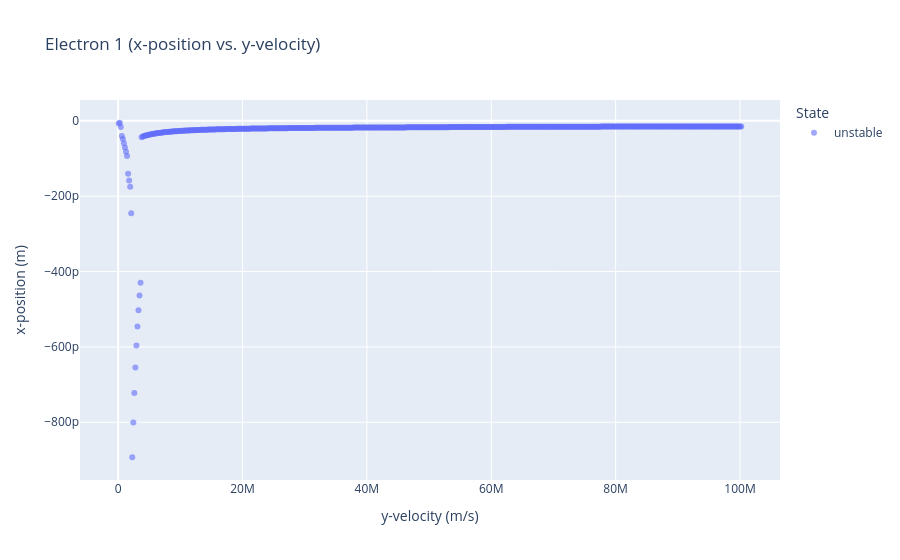
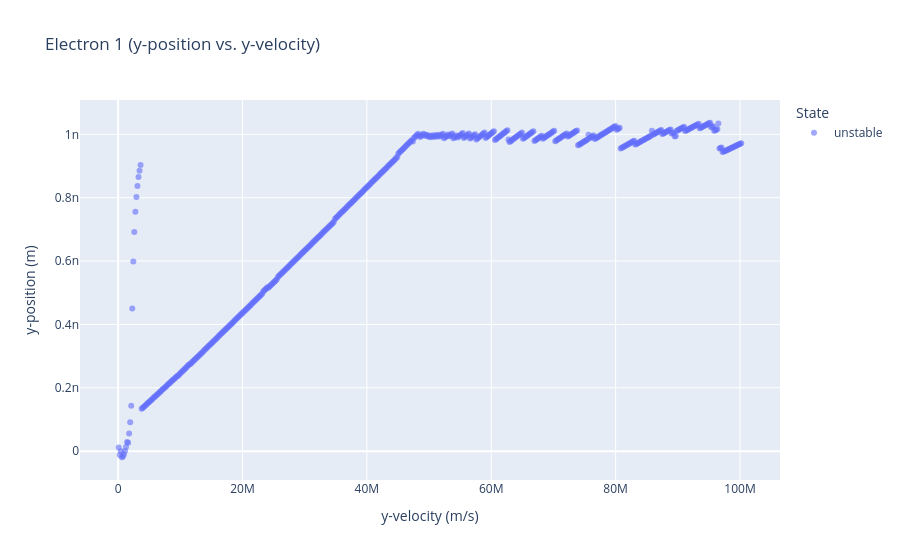
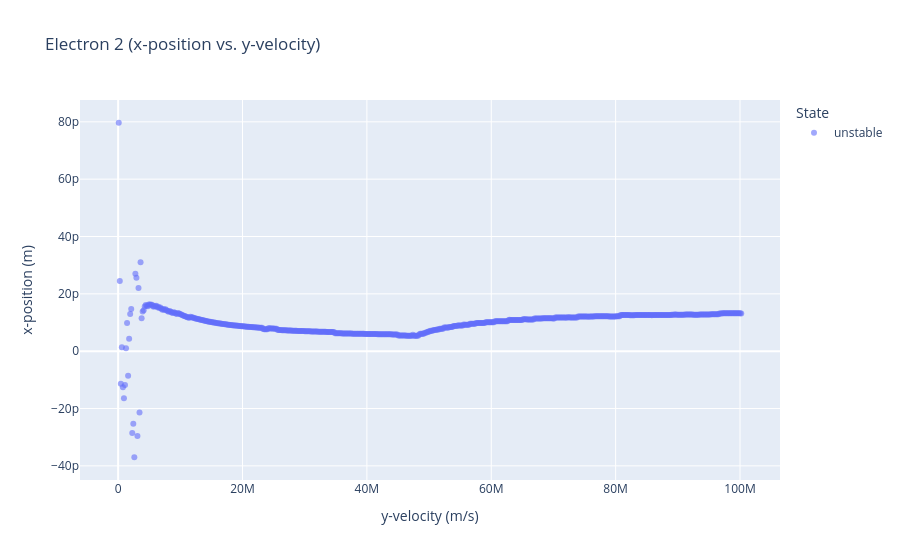
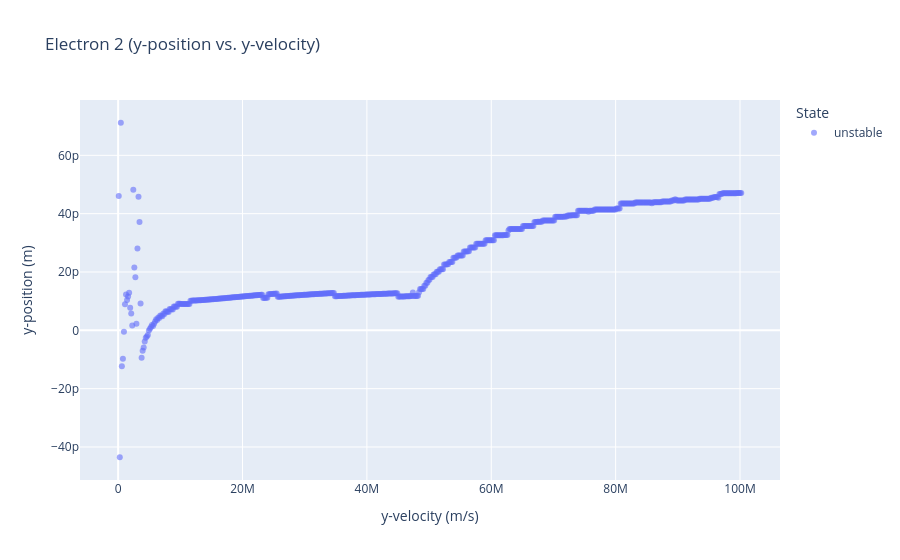

Notebook code cell kept with these figures, in order:
### Markdown cell above
### Individual Manipulation

#### Varying initial state of Electron 1 

*By varying the number of samples we notice that there are no stable orbits found with any combination of parameters. There also seems to be a constant trend at a particular position value in each plot, indicating the termination of the code at that point. In particular, the position plots for Electron 1 are steady at the point of escape from the system. This shows that the electrostatic force exerted by Electron 2 is driving the other electrons away from the nuclei to the point where the attractive electrostatic force have minimal influence on the electron. Whereas, Electron 2 approaches the closest nucleus when visualized.*

### Code cell
interact(plot_electron1, samples = ( 10, 600, 59 ))

### Figure 1 — Plotly figure (JSON) as saved in the notebook; plotly's stock layout.template omitted (floating-point values rounded to 4 significant figures; data arrays with more than 128 entries replaced by an {"elided": "..."} marker saying what was removed)
{"data": [{"hovertemplate": "State=unstable<br>y-velocity (m/s)=%{x}<br>x-position (m)=%{y}<extra></extra>", "legendgroup": "unstable", "marker": {"color": "#636efa", "opacity": 0.6, "symbol": "circle"}, "mode": "markers", "name": "unstable", "orientation": "v", "showlegend": true, "type": "scatter", "x": {"elided": "600 float values"}, "xaxis": "x", "y": {"elided": "600 float values"}, "yaxis": "y"}], "layout": {"legend": {"title": {"text": "State"}, "tracegroupgap": 0}, "title": {"text": "Electron 1 (x-position vs. y-velocity)"}, "xaxis": {"anchor": "y", "domain": [0, 1], "title": {"text": "y-velocity (m/s)"}}, "yaxis": {"anchor": "x", "domain": [0, 1], "title": {"text": "x-position (m)"}}}}

### Figure 2 — Plotly figure (JSON) as saved in the notebook; plotly's stock layout.template omitted (floating-point values rounded to 4 significant figures; data arrays with more than 128 entries replaced by an {"elided": "..."} marker saying what was removed)
{"data": [{"hovertemplate": "State=unstable<br>y-velocity (m/s)=%{x}<br>y-position (m)=%{y}<extra></extra>", "legendgroup": "unstable", "marker": {"color": "#636efa", "opacity": 0.6, "symbol": "circle"}, "mode": "markers", "name": "unstable", "orientation": "v", "showlegend": true, "type": "scatter", "x": {"elided": "600 float values"}, "xaxis": "x", "y": {"elided": "600 float values"}, "yaxis": "y"}], "layout": {"legend": {"title": {"text": "State"}, "tracegroupgap": 0}, "title": {"text": "Electron 1 (y-position vs. y-velocity)"}, "xaxis": {"anchor": "y", "domain": [0, 1], "title": {"text": "y-velocity (m/s)"}}, "yaxis": {"anchor": "x", "domain": [0, 1], "title": {"text": "y-position (m)"}}}}

### Figure 3 — Plotly figure (JSON) as saved in the notebook; plotly's stock layout.template omitted (floating-point values rounded to 4 significant figures; data arrays with more than 128 entries replaced by an {"elided": "..."} marker saying what was removed)
{"data": [{"hovertemplate": "State=unstable<br>y-velocity (m/s)=%{x}<br>x-position (m)=%{y}<extra></extra>", "legendgroup": "unstable", "marker": {"color": "#636efa", "opacity": 0.6, "symbol": "circle"}, "mode": "markers", "name": "unstable", "orientation": "v", "showlegend": true, "type": "scatter", "x": {"elided": "600 float values"}, "xaxis": "x", "y": {"elided": "600 float values"}, "yaxis": "y"}], "layout": {"legend": {"title": {"text": "State"}, "tracegroupgap": 0}, "title": {"text": "Electron 2 (x-position vs. y-velocity)"}, "xaxis": {"anchor": "y", "domain": [0, 1], "title": {"text": "y-velocity (m/s)"}}, "yaxis": {"anchor": "x", "domain": [0, 1], "title": {"text": "x-position (m)"}}}}

### Figure 4 — Plotly figure (JSON) as saved in the notebook; plotly's stock layout.template omitted (floating-point values rounded to 4 significant figures; data arrays with more than 128 entries replaced by an {"elided": "..."} marker saying what was removed)
{"data": [{"hovertemplate": "State=unstable<br>y-velocity (m/s)=%{x}<br>y-position (m)=%{y}<extra></extra>", "legendgroup": "unstable", "marker": {"color": "#636efa", "opacity": 0.6, "symbol": "circle"}, "mode": "markers", "name": "unstable", "orientation": "v", "showlegend": true, "type": "scatter", "x": {"elided": "600 float values"}, "xaxis": "x", "y": {"elided": "600 float values"}, "yaxis": "y"}], "layout": {"legend": {"title": {"text": "State"}, "tracegroupgap": 0}, "title": {"text": "Electron 2 (y-position vs. y-velocity)"}, "xaxis": {"anchor": "y", "domain": [0, 1], "title": {"text": "y-velocity (m/s)"}}, "yaxis": {"anchor": "x", "domain": [0, 1], "title": {"text": "y-position (m)"}}}}
